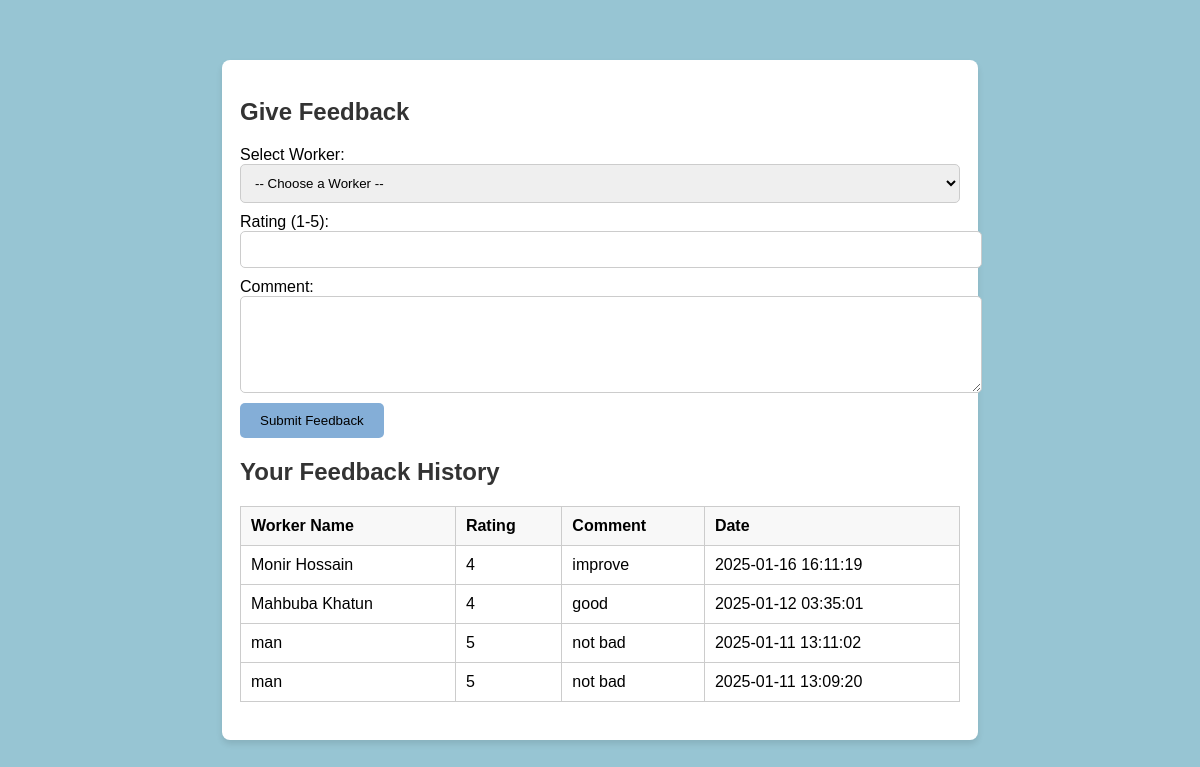
The app's page /reviews.php (signed in) with its own data.
### tables this page shows
CREATE TABLE `reviews` (
  `review_id` int(11) NOT NULL,
  `user_id` int(11) DEFAULT NULL,
  `worker_id` int(11) DEFAULT NULL,
  `rating` tinyint(4) DEFAULT NULL CHECK (`rating` between 1 and 5),
  `review_text` text DEFAULT NULL,
  `created_at` datetime DEFAULT current_timestamp(),
  `flagged` tinyint(1) DEFAULT 0
);

CREATE TABLE `workers` (
  `worker_id` int(11) NOT NULL,
  `name` varchar(100) NOT NULL,
  `phone` varchar(15) NOT NULL,
  `email` varchar(150) DEFAULT NULL,
  `address` text DEFAULT NULL,
  `specialty` varchar(100) NOT NULL,
  `experience_years` int(11) DEFAULT NULL,
  `bio` text DEFAULT NULL,
  `hourly_rate` decimal(10,2) DEFAULT NULL,
  `profile_photo` mediumblob DEFAULT NULL,
  `created_at` datetime DEFAULT current_timestamp(),
  `Status` varchar(20) DEFAULT NULL,
  `password` varchar(255) DEFAULT NULL,
  `specialty_id` int(11) DEFAULT NULL,
  `approved` tinyint(1) DEFAULT NULL
);

### reviews.php (the view, shortened to what this page needs)
<?php
include 'db.php';
$user_id = $_SESSION['user_id'];
$feedback_history = [];
try {
    $stmt = $pdo->prepare("SELECT r.rating, r.review_text, r.created_at, w.name AS worker_name FROM localhand.reviews r JOIN localhand.workers w ON r.worker_id = w.worker_id WHERE r.user_id = ? ORDER BY r.created_at DESC");
    $stmt->execute([$user_id]);
    $feedback_history = $stmt->fetchAll(PDO::FETCH_ASSOC);
} catch (PDOException $e) {
    echo "Error fetching feedback history: " . $e->getMessage();
}
?>
<!DOCTYPE html>
<html lang="en">
<head>
</head>
<body>
    <div class="container">
        <h2>Give Feedback</h2>
        <div class="feedback-form">
            <form method="POST">
                <label for="worker_id">Select Worker:</label>
                <select name="worker_id" id="worker_id" required>
                    <option value="">-- Choose a Worker --</option>
                </select>
                <label for="rating">Rating (1-5):</label>
                <input type="number" name="rating" id="rating" min="1" max="5" step="0.1" required>
                <label for="review_text">Comment:</label>
                <textarea name="review_text" id="review_text" rows="5" required></textarea>
                <button type="submit" name="submit_feedback">Submit Feedback</button>
            </form>
        </div>
        <div class="feedback-history">
            <h2>Your Feedback History</h2>
            <?php if (!empty($feedback_history)): ?>
                <table>
                    <thead>
                        <tr>
                            <th>Worker Name</th>
                            <th>Rating</th>
                            <th>Comment</th>
                            <th>Date</th>
                        </tr>
                    </thead>
                    <tbody>
                        <?php foreach ($feedback_history as $entry): ?>
                            <tr>
                                <td><?= htmlspecialchars($entry['worker_name']) ?></td>
                                <td><?= htmlspecialchars($entry['rating']) ?></td>
                                <td><?= htmlspecialchars($entry['review_text']) ?></td>
                                <td><?= htmlspecialchars($entry['created_at']) ?></td>
                            </tr>
                        <?php endforeach; ?>
                    </tbody>
                </table>
            <?php else: ?>
                <p>No feedback history available.</p>
            <?php endif; ?>
        </div>
    </div>
</body>
</html>

### reviews.php (style rules this page uses)
body { font-family: Arial, sans-serif; margin: 0; padding: 0; background-color: rgb(151, 197, 211); display: flex; height: 100vh; }
.container { margin: auto; padding: 18px; background-color: white; border-radius: 8px; box-shadow: 0 4px 6px rgba(0, 0, 0, 0.1); width: 60%; }
.feedback-form, .feedback-history { margin-bottom: 20px; }
h2 { color: #333; }
input, textarea, select { display: block; width: 100%; margin-bottom: 10px; padding: 10px; border: 1px solid #ccc; border-radius: 5px; }
button { background-color:rgb(132, 174, 215); color: black; border: none; padding: 10px 20px; border-radius: 5px; cursor: pointer; }
table { width: 100%; border-collapse: collapse; margin-top: 20px; }
th, td { border: 1px solid #ccc; padding: 10px; text-align: left; }
th { background-color: #f8f8f8; }

### records on screen
reviews: worker.name "Monir Hossain", rating "4", review_text "improve", created_at "2025-01-16 16:11:19"
reviews: worker.name "Mahbuba Khatun", rating "4", review_text "good", created_at "2025-01-12 03:35:01"
reviews: worker.name "man", rating "5", review_text "not bad", created_at "2025-01-11 13:11:02"
reviews: worker.name "man", rating "5", review_text "not bad", created_at "2025-01-11 13:09:20"
